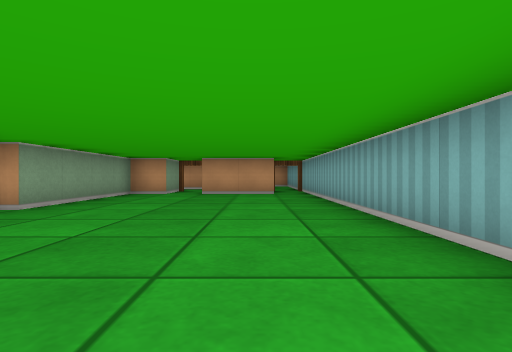
View 1 (above)

19 first-person views from a walk through a cub3D level. The camera is about half as high as the walls, looks level and sees 80° across. The floor is counted in squares. Each view is taken from the middle of a square. On the plan, view 1 faces up. The plan holds only what a view shows up to about 9 squares ahead; the rest is blank.

View 2
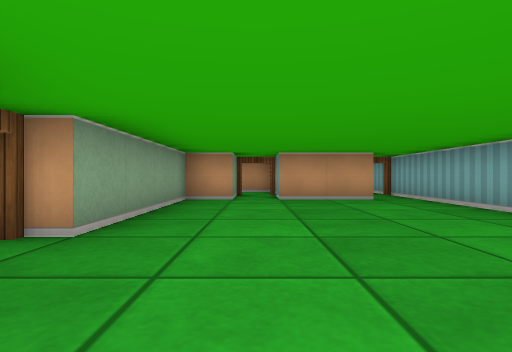

View 3
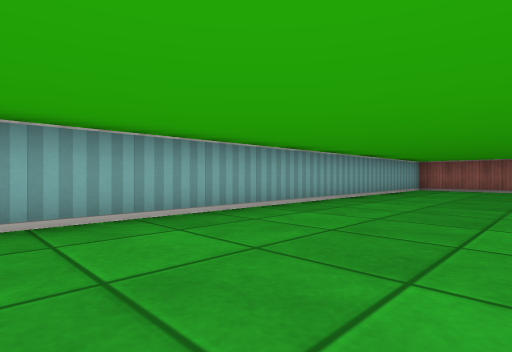

View 4
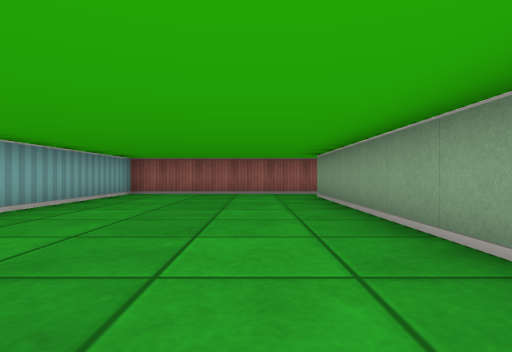

View 5
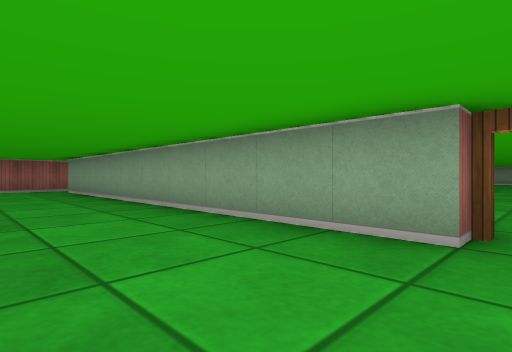

View 6
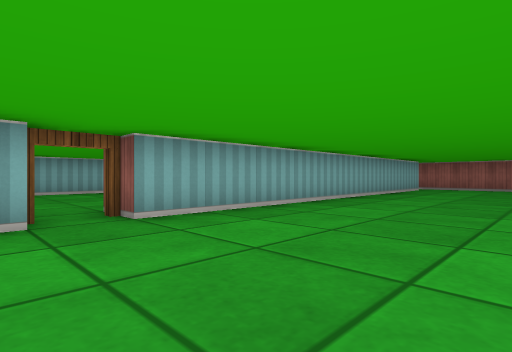

View 7
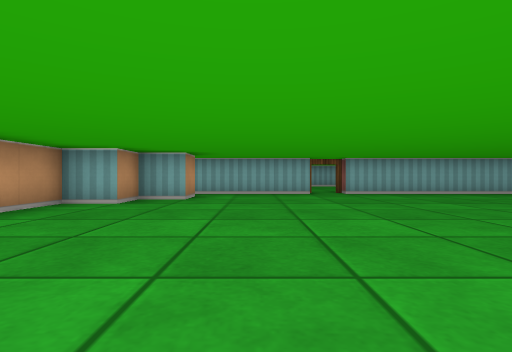

View 8
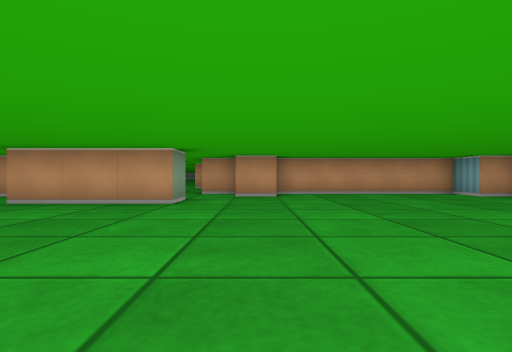

View 9
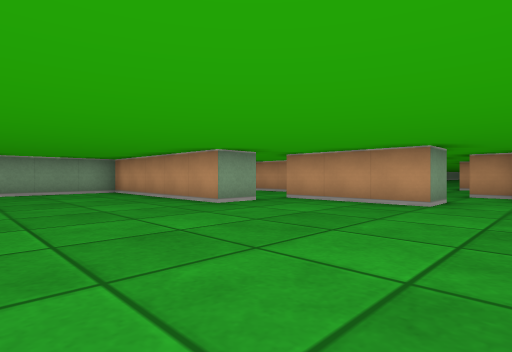

View 10
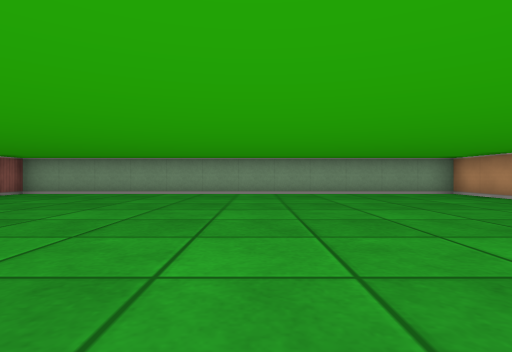

View 11
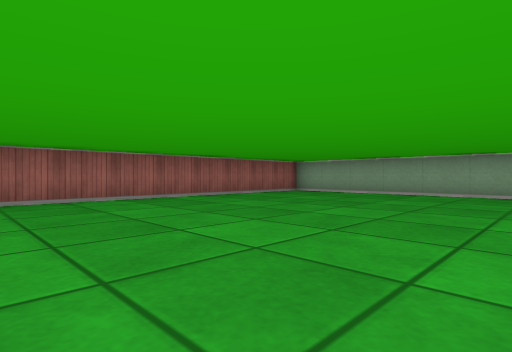

View 12
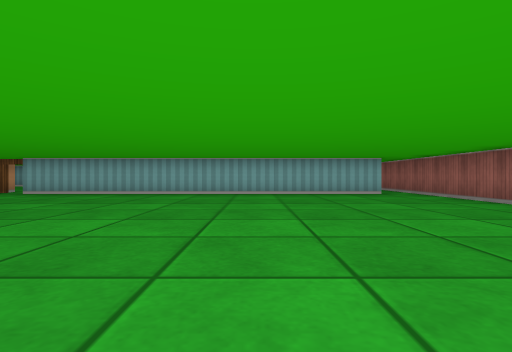

View 13
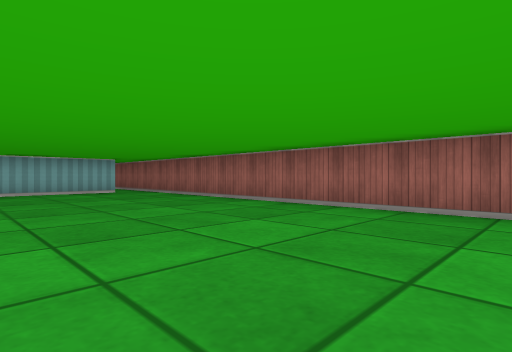

View 14
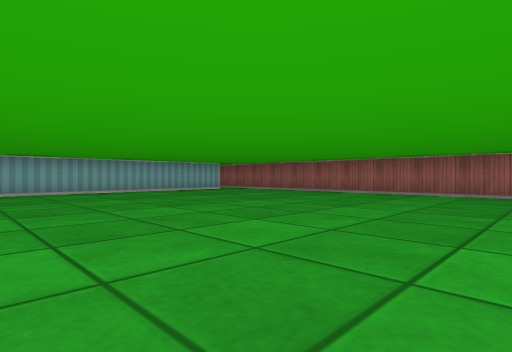

View 15
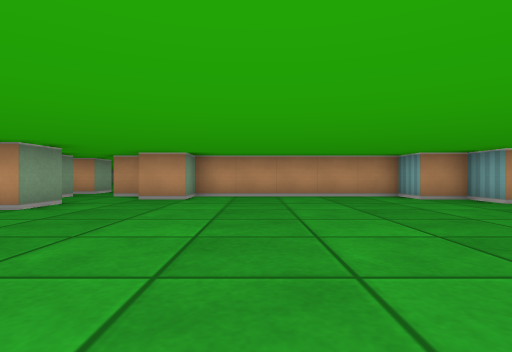

View 16
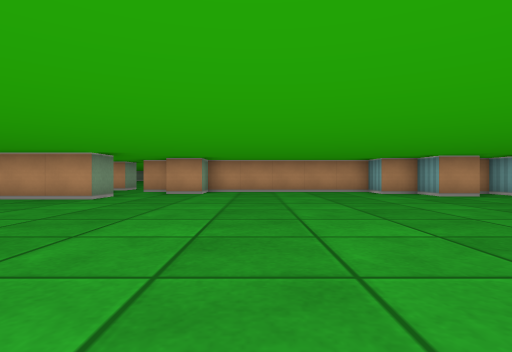

View 17
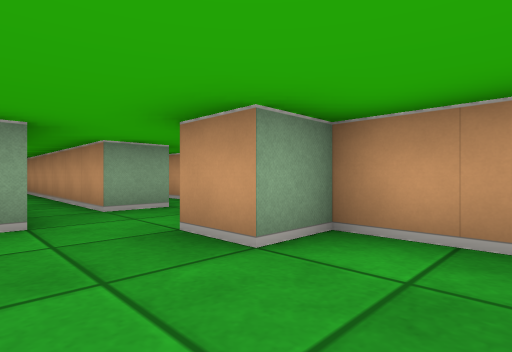

View 18
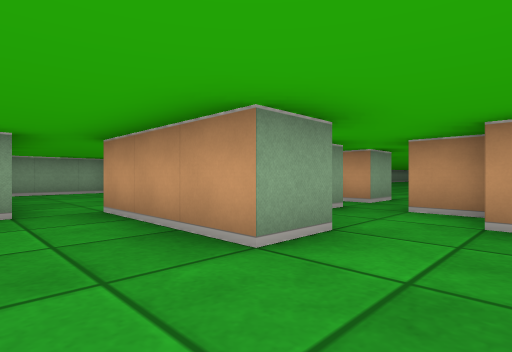

View 19
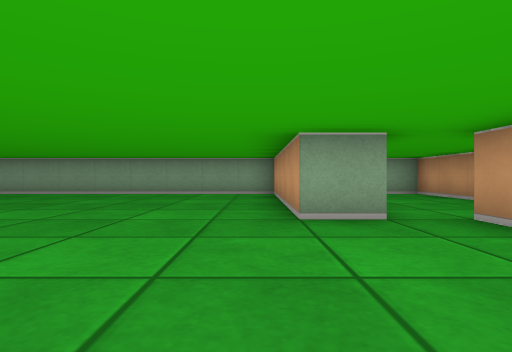

### Floor plan
Points are (right, up) in squares from view 1. A wall is a line through its corners. A room is listed if a view was taken in it or the views show most of it. See-through windows are left out.
Room 1 (views 1, 2, 3, 4, 5)
walls: (-3.5, 3.5) (-3.5, -6.5); (0.6, 8.5) (-1.5, 8.5) (-1.5, 9.2); (-2.5, 9.8) (-2.5, 8.5) (-3.5, 8.5) (-3.5, 4.5); (-4.5, -7.5) (1.5, -7.5) (1.5, 10.1)
ways out: opening at (-4, -7) to room 2; open door at (-4, 4) to room 2; open door at (-2, 10); open door at (1, 10)
Room 2 (views 6, 7, 8, 9, 10, 11, 12, 13, 14, 15, 16, 17, 18, 19)
walls: (-17.5, 5.5) (-17.5, 4.5) (-22.5, 4.5) (-22.5, -7.5) (-21.8, -7.5); (-14.5, 7.6) (-14.5, 6.5) (-17.5, 6.5); (-13.5, 9.5) (-14.5, 9.5); (-4.5, 4.4) (-4.5, 8.5); (-15.5, 9.5) (-15.5, 8.5) (-17.5, 8.5); (-20.2, -7.5) (-4.5, -7.5); (-5.5, 7.5) (-6.5, 7.5) (-6.5, 8.5) (-7.5, 8.5) (-7.5, 9.5) (-12.5, 9.5) (-12.5, 8.5) (-13.5, 8.5); (-4.5, -6.5) (-4.5, 3.5)
ways out: opening at (-4, -7) to room 1; open door at (-4, 4) to room 1; opening at (-17, 6) to room 3; opening at (-16.5, 8) to room 3; opening at (-15, 9)
Room 3 (no view inside)
walls: (-17.5, 8.5) (-22.5, 8.5) (-22.5, 6)
ways out: opening at (-17, 6) to room 2; opening at (-16.5, 8) to room 2

Where each view was taken, in squares from view 1:
view 1: 0 up, 0 right, facing up
view 2: 2 up, 2 left, facing up
view 3: 4 up, 2 left, facing down-right
view 4: 1 up, 2 left, facing down
view 5: 4 up, 1 left, facing down-left
view 6: 5 up, 8 left, facing down-right
view 7: 6 up, 13 left, facing right
view 8: 1 up, 13 left, facing up
view 9: 1 up, 13 left, facing up-left
view 10: 1 down, 14 left, facing left
view 11: 1 down, 14 left, facing down-left
view 12: 3 down, 13 left, facing right
view 13: 3 down, 14 left, facing down-right
view 14: 1 up, 14 left, facing down-right
view 15: 2 up, 11 left, facing up
view 16: 0 up, 11 left, facing up
view 17: 7 up, 11 left, facing up-left
view 18: 5 up, 13 left, facing up-left
view 19: 4 up, 14 left, facing left
